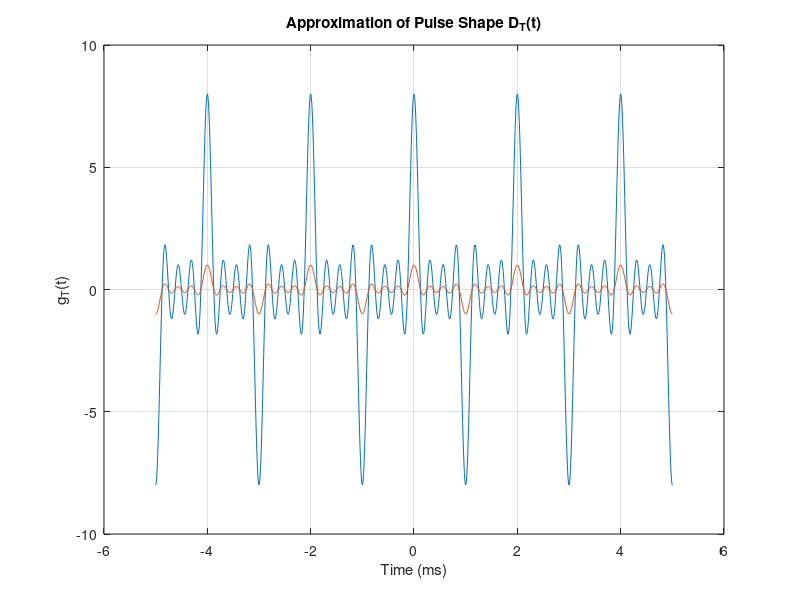
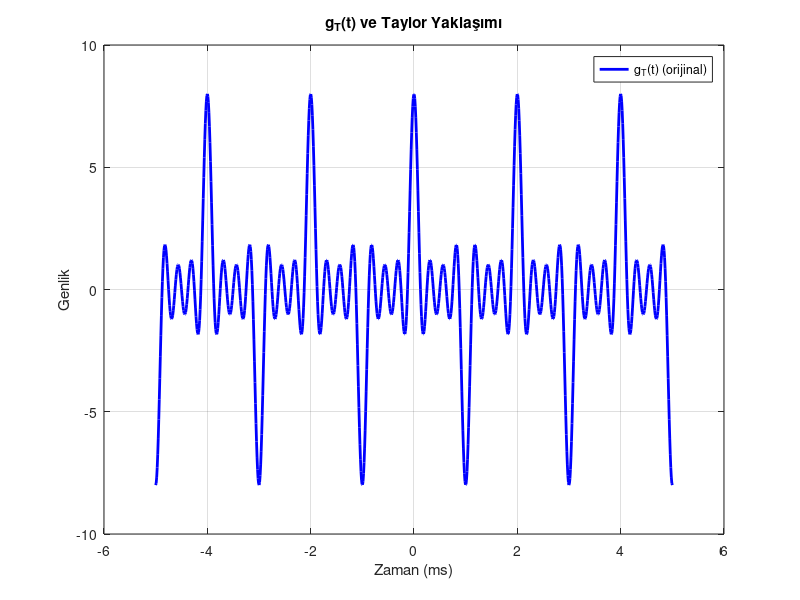
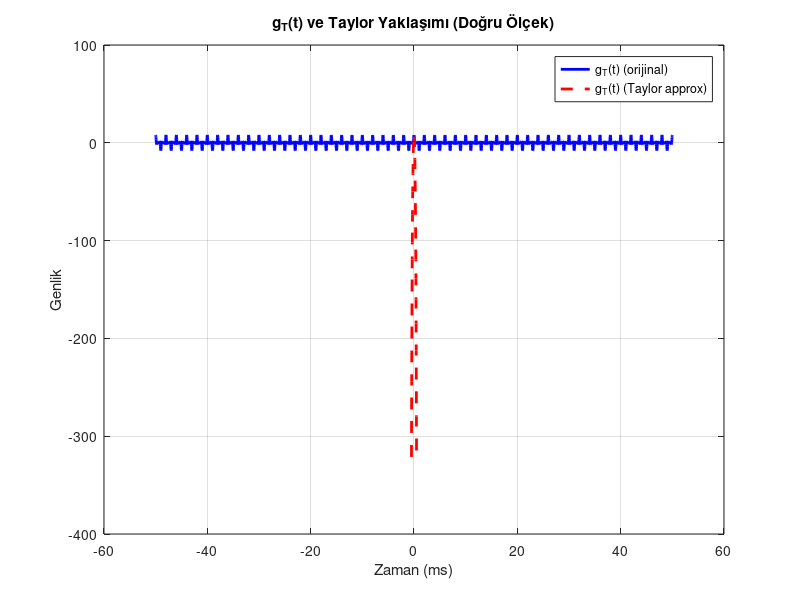
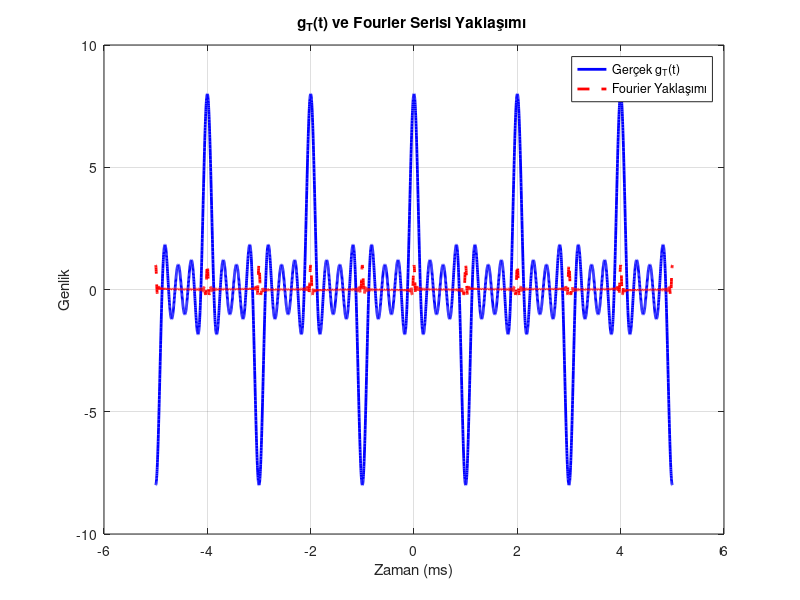

MATLAB code to generate these figures, in order:
%% 
%g_T(t) function
N = 8;
f_m = 1e3;
t = linspace(-5e-3, 5e-3, 1000);
gt = N * sinc(N*f_m*t) ./ sinc(f_m*t);
plot(t*1e3, gt);
xlabel('Time (ms)'); ylabel('g_T(t)');
title('Approximation of Pulse Shape g_T(t)');

hold on;

%D_N(t) function :Drichlect Kernel
N = 8;
f_m = 1e3;
t = linspace(-5e-3, 5e-3, 1000);
gt = sinc(N*f_m*t) ./ sinc(f_m*t);
plot(t*1e3, gt);
xlabel('Time (ms)'); ylabel('g_T(t)');
title('Approximation of Pulse Shape D_T(t)');
grid on;

%% TAYLOR SERIES APPROXIMATION

% Parametreler
N = 8;
f_m = 1e3; % Hz
t = linspace(-5e-3, 5e-3, 1000); % zaman (saniye)

% Orijinal g_T(t)
gt = N * sinc(N * f_m * t) ./ sinc(f_m * t);

% Taylor Açılımı (2. derece)
pi2 = pi^2;
num = 1 - (pi2 * (N * f_m * t).^2) / 6;
den = 1 - (pi2 * (f_m * t).^2) / 6;
gt_taylor = N * num ./ den;

% Grafik çizimi
figure;
plot(t * 1e3, gt, 'b', 'LineWidth', 2); hold on;
%plot(t * 1e3, gt_taylor, '--r', 'LineWidth', 2);
xlabel('Zaman (ms)');
ylabel('Genlik');
legend('g_T(t) (orijinal)', 'g_T(t) (Taylor approx)');
title('g_T(t) ve Taylor Yaklaşımı');
grid on;

%% TAYLOR SERIES APPROXIMATION -2 

% Parametreler
N = 8;
f_m = 1000; % Hz
t = linspace(-50e-3, 50e-3, 5000); % zaman (saniye)

% Orijinal g_T(t)
gt = N * sinc(N * f_m * t) ./ sinc(f_m * t);

% Taylor Açılımı (sadece küçük t için)
pi2 = pi^2;
num = 1 - (pi2 * (N * f_m * t).^2) / 6;
den = 1 - (pi2 * (f_m * t).^2) / 6;
gt_taylor = N * num ./ den;

% Grafik çizimi
figure;
plot(t * 1e3, gt, 'b', 'LineWidth', 2); hold on;

% Sadece küçük t aralığında Taylor çiz
idx = find(abs(t) <= 0.50e-3); % -0.5ms < t < 0.5ms
plot(t(idx) * 1e3, gt_taylor(idx), '--r', 'LineWidth', 2);

xlabel('Zaman (ms)');
ylabel('Genlik');
legend('g_T(t) (orijinal)', 'g_T(t) (Taylor approx)');
title('g_T(t) ve Taylor Yaklaşımı (Doğru Ölçek)');
grid on;

%% FOURIER APPROX. 

% Parametreler
N = 8;              % Kullanıcı sayısı
f_m = 1000;         % Hz
M = 20;             % Fourier terim sayısı 
t = linspace(-5e-3, 5e-3, 5000);  % zaman vektörü (saniye)

% Gerçek g_T(t) fonksiyonu
gt = N * sinc(N * f_m * t) ./ sinc(f_m * t);

% Fourier serisi yaklaşımı (geliştirilmiş)
fourier_approx = zeros(size(t));
for m = -M:M
    fourier_approx = fourier_approx + exp(1j * 2 * pi * m * f_m * t);
end
fourier_approx = real(fourier_approx) / (2*M + 1); % normalize et

% Grafik çizimi
figure;
plot(t*1e3, gt, 'b', 'LineWidth', 2); hold on;
plot(t*1e3, fourier_approx, '--r', 'LineWidth', 2);
xlabel('Zaman (ms)');
ylabel('Genlik');
title('g_T(t) ve Fourier Serisi Yaklaşımı ');
legend('Gerçek g_T(t)', 'Fourier Yaklaşımı');
grid on;

%% WINDOWING APPROX. 

% Parametreler
N = 8;              % Kullanıcı sayısı
f_m = 1000;         % Hz
t = linspace(-5e-3, 5e-3, 5000);  % zaman vektörü

% Gerçek g_T(t) fonksiyonu
gt = N * sinc(N * f_m * t) ./ sinc(f_m * t);

% Sinc fonksiyonu
sinc_func = sinc(f_m * t);

% Pencere fonksiyonları
hann_win = hann(length(t))';            % Hann penceresi
hamming_win = hamming(length(t))';       % Hamming penceresi
gaussian_win = gausswin(length(t), 2.5)';% Gaussian penceresi (spread ayarlı)

% Pencereli g_T(t) yaklaşımları
gt_hann = sinc_func .* hann_win;
gt_hamming = sinc_func .* hamming_win;
gt_gaussian = sinc_func .* gaussian_win;

% Grafik çizimi
figure;
plot(t*1e3, gt, 'k', 'LineWidth', 2); hold on;   % Gerçek g_T(t) siyah
plot(t*1e3, gt_hann, '--b', 'LineWidth', 2);      % Hann pencere mavi kesik
plot(t*1e3, gt_hamming, '--r', 'LineWidth', 2);   % Hamming pencere kırmızı kesik
plot(t*1e3, gt_gaussian, '--g', 'LineWidth', 2);  % Gaussian pencere yeşil kesik
xlabel('Zaman (ms)');
ylabel('Genlik');
title('Gerçek g_T(t) ve Pencere Yaklaşımları');
legend('Gerçek g_T(t)', 'Hann Pencereli', 'Hamming Pencereli', 'Gaussian Pencereli');
grid on;

